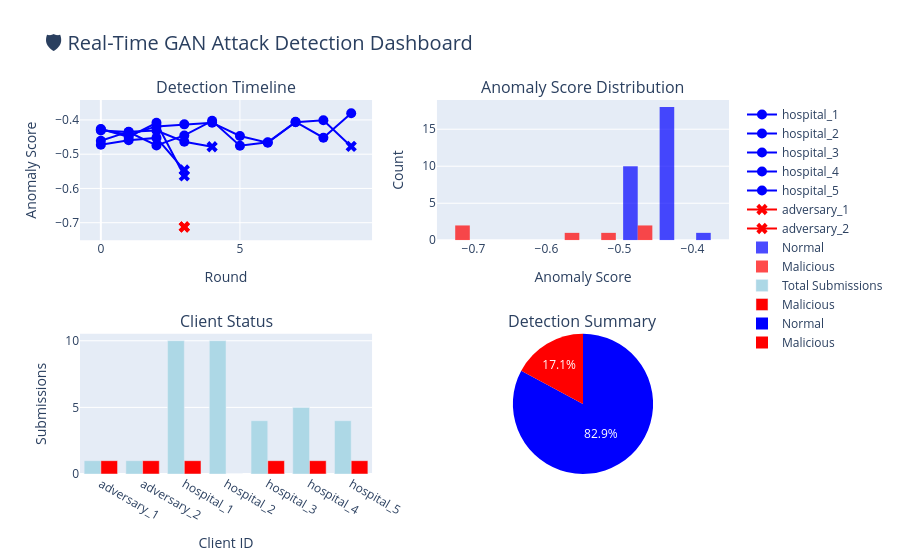

The notebook cell this image was saved under:
### Code cell
import plotly.graph_objects as go
from plotly.subplots import make_subplots

with open('logs/detection_logs.json', 'r') as f:
    logs = json.load(f)

df_logs = pd.DataFrame(logs)
df_logs['timestamp'] = pd.to_datetime(df_logs['timestamp'])

fig = make_subplots(
    rows=2, cols=2,
    subplot_titles=('Detection Timeline', 'Anomaly Score Distribution',
                    'Client Status', 'Detection Summary'),
    specs=[[{'type': 'scatter'}, {'type': 'histogram'}],
           [{'type': 'bar'}, {'type': 'pie'}]]
)

for client_id in df_logs['client_id'].unique():
    client_data = df_logs[df_logs['client_id'] == client_id]

    color = 'red' if 'adversary' in client_id else 'blue'

    fig.add_trace(
        go.Scatter(
            x=client_data['round'],
            y=client_data['anomaly_score'],
            mode='lines+markers',
            name=client_id,
            line=dict(color=color),
            marker=dict(
                size=10,
                symbol=['x' if m else 'circle' for m in client_data['is_malicious']]
            )
        ),
        row=1, col=1
    )

normal_scores = df_logs[~df_logs['is_malicious']]['anomaly_score']
malicious_scores = df_logs[df_logs['is_malicious']]['anomaly_score']

fig.add_trace(
    go.Histogram(x=normal_scores, name='Normal', marker_color='blue', opacity=0.7),
    row=1, col=2
)
fig.add_trace(
    go.Histogram(x=malicious_scores, name='Malicious', marker_color='red', opacity=0.7),
    row=1, col=2
)

client_stats = df_logs.groupby('client_id').agg({
    'is_malicious': 'sum',
    'round': 'count'
}).reset_index()
client_stats.columns = ['client_id', 'malicious_count', 'total_submissions']

fig.add_trace(
    go.Bar(
        x=client_stats['client_id'],
        y=client_stats['total_submissions'],
        name='Total Submissions',
        marker_color='lightblue'
    ),
    row=2, col=1
)
fig.add_trace(
    go.Bar(
        x=client_stats['client_id'],
        y=client_stats['malicious_count'],
        name='Malicious',
        marker_color='red'
    ),
    row=2, col=1
)

normal_count = len(df_logs[~df_logs['is_malicious']])
malicious_count = len(df_logs[df_logs['is_malicious']])

fig.add_trace(
    go.Pie(
        labels=['Normal', 'Malicious'],
        values=[normal_count, malicious_count],
        marker=dict(colors=['blue', 'red'])
    ),
    row=2, col=2
)

fig.update_layout(
    title_text="🛡️ Real-Time GAN Attack Detection Dashboard",
    title_font_size=20,
    showlegend=True,
    height=800
)

fig.update_xaxes(title_text="Round", row=1, col=1)
fig.update_yaxes(title_text="Anomaly Score", row=1, col=1)
fig.update_xaxes(title_text="Anomaly Score", row=1, col=2)
fig.update_yaxes(title_text="Count", row=1, col=2)
fig.update_xaxes(title_text="Client ID", row=2, col=1)
fig.update_yaxes(title_text="Submissions", row=2, col=1)

# Save and show
fig.write_html('visualizations/interactive_dashboard.html')
fig.show()

print("✅ Interactive dashboard created!")
print("💾 Saved to 'visualizations/interactive_dashboard.html'")

### Figure 1 — Plotly figure (JSON) as saved in the notebook; plotly's stock layout.template omitted (floating-point values rounded to 4 significant figures)
{"data": [{"line": {"color": "blue"}, "marker": {"size": 10, "symbol": ["circle", "circle", "circle", "circle", "circle", "circle", "circle", "circle", "circle", "x"]}, "mode": "lines+markers", "name": "hospital_1", "type": "scatter", "x": [0, 1, 2, 3, 4, 5, 6, 7, 8, 9], "xaxis": "x", "y": [-0.428, -0.444, -0.4189, -0.4129, -0.408, -0.4469, -0.4665, -0.4069, -0.401, -0.4774], "yaxis": "y"}, {"line": {"color": "blue"}, "marker": {"size": 10, "symbol": ["circle", "circle", "circle", "circle", "circle", "circle", "circle", "circle", "circle", "circle"]}, "mode": "lines+markers", "name": "hospital_2", "type": "scatter", "x": [0, 1, 2, 3, 4, 5, 6, 7, 8, 9], "xaxis": "x", "y": [-0.4308, -0.4354, -0.4743, -0.4452, -0.4027, -0.4752, -0.4651, -0.4056, -0.452, -0.3805], "yaxis": "y"}, {"line": {"color": "blue"}, "marker": {"size": 10, "symbol": ["circle", "circle", "circle", "x"]}, "mode": "lines+markers", "name": "hospital_3", "type": "scatter", "x": [0, 1, 2, 3], "xaxis": "x", "y": [-0.4726, -0.4594, -0.4525, -0.5462], "yaxis": "y"}, {"line": {"color": "blue"}, "marker": {"size": 10, "symbol": ["circle", "circle", "circle", "circle", "x"]}, "mode": "lines+markers", "name": "hospital_4", "type": "scatter", "x": [0, 1, 2, 3, 4], "xaxis": "x", "y": [-0.4606, -0.4343, -0.4307, -0.4635, -0.4784], "yaxis": "y"}, {"line": {"color": "blue"}, "marker": {"size": 10, "symbol": ["circle", "circle", "circle", "x"]}, "mode": "lines+markers", "name": "hospital_5", "type": "scatter", "x": [0, 1, 2, 3], "xaxis": "x", "y": [-0.4264, -0.4496, -0.4085, -0.5635], "yaxis": "y"}, {"line": {"color": "red"}, "marker": {"size": 10, "symbol": ["x"]}, "mode": "lines+markers", "name": "adversary_1", "type": "scatter", "x": [3], "xaxis": "x", "y": [-0.7125], "yaxis": "y"}, {"line": {"color": "red"}, "marker": {"size": 10, "symbol": ["x"]}, "mode": "lines+markers", "name": "adversary_2", "type": "scatter", "x": [3], "xaxis": "x", "y": [-0.7122], "yaxis": "y"}, {"marker": {"color": "blue"}, "name": "Normal", "opacity": 0.7, "type": "histogram", "x": [-0.428, -0.4308, -0.4726, -0.4606, -0.4264, -0.444, -0.4354, -0.4594, -0.4343, -0.4496, -0.4189, -0.4743, -0.4525, -0.4307, -0.4085, -0.4129, -0.4452, -0.4635, -0.408, -0.4027, -0.4469, -0.4752, -0.4665, -0.4651, -0.4069, -0.4056, -0.401, -0.452, -0.3805], "xaxis": "x2", "yaxis": "y2"}, {"marker": {"color": "red"}, "name": "Malicious", "opacity": 0.7, "type": "histogram", "x": [-0.5462, -0.5635, -0.7125, -0.7122, -0.4784, -0.4774], "xaxis": "x2", "yaxis": "y2"}, {"marker": {"color": "lightblue"}, "name": "Total Submissions", "type": "bar", "x": ["adversary_1", "adversary_2", "hospital_1", "hospital_2", "hospital_3", "hospital_4", "hospital_5"], "xaxis": "x3", "y": [1, 1, 10, 10, 4, 5, 4], "yaxis": "y3"}, {"marker": {"color": "red"}, "name": "Malicious", "type": "bar", "x": ["adversary_1", "adversary_2", "hospital_1", "hospital_2", "hospital_3", "hospital_4", "hospital_5"], "xaxis": "x3", "y": [1, 1, 1, 0, 1, 1, 1], "yaxis": "y3"}, {"domain": {"x": [0.55, 1], "y": [0, 0.375]}, "labels": ["Normal", "Malicious"], "marker": {"colors": ["blue", "red"]}, "type": "pie", "values": [29, 6]}], "layout": {"annotations": [{"font": {"size": 16}, "showarrow": false, "text": "Detection Timeline", "x": 0.225, "xanchor": "center", "xref": "paper", "y": 1, "yanchor": "bottom", "yref": "paper"}, {"font": {"size": 16}, "showarrow": false, "text": "Anomaly Score Distribution", "x": 0.775, "xanchor": "center", "xref": "paper", "y": 1, "yanchor": "bottom", "yref": "paper"}, {"font": {"size": 16}, "showarrow": false, "text": "Client Status", "x": 0.225, "xanchor": "center", "xref": "paper", "y": 0.375, "yanchor": "bottom", "yref": "paper"}, {"font": {"size": 16}, "showarrow": false, "text": "Detection Summary", "x": 0.775, "xanchor": "center", "xref": "paper", "y": 0.375, "yanchor": "bottom", "yref": "paper"}], "autosize": true, "showlegend": true, "title": {"font": {"size": 20}, "text": "🛡️ Real-Time GAN Attack Detection Dashboard"}, "xaxis": {"anchor": "y", "autorange": true, "domain": [0, 0.45], "range": [-0.6875, 9.687], "title": {"text": "Round"}, "type": "linear"}, "xaxis2": {"anchor": "y2", "autorange": true, "domain": [0.55, 1], "range": [-0.75, -0.35], "title": {"text": "Anomaly Score"}, "type": "linear"}, "xaxis3": {"anchor": "y3", "autorange": true, "domain": [0, 0.45], "range": [-0.5, 6.5], "title": {"text": "Client ID"}, "type": "category"}, "yaxis": {"anchor": "x", "autorange": true, "domain": [0.625, 1], "range": [-0.7819, -0.3111], "title": {"text": "Anomaly Score"}, "type": "linear"}, "yaxis2": {"anchor": "x2", "autorange": true, "domain": [0.625, 1], "range": [0, 18.95], "title": {"text": "Count"}}, "yaxis3": {"anchor": "x3", "autorange": true, "domain": [0, 0.375], "range": [0, 10.53], "title": {"text": "Submissions"}, "type": "linear"}}}
